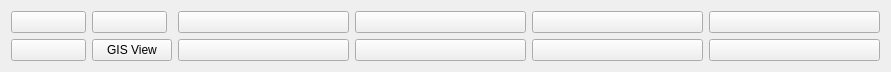
  <widget class="QWidget" name="layoutWidget_3">
   <property name="geometry">
    <rect>
     <x>10</x>
     <y>120</y>
     <width>891</width>
     <height>67</height>
    </rect>
   </property>
   <property name="locale">
    <locale language="English" country="UnitedKingdom"/>
   </property>
   <layout class="QGridLayout" name="gridLayout_3">
    <item row="0" column="7">
     <widget class="QPushButton" name="pushButton_save_2">
      <property name="font">
       <font>
        <pointsize>9</pointsize>
       </font>
      </property>
      <property name="toolTip">
       <string>Save</string>
      </property>
      <property name="locale">
       <locale language="English" country="UnitedKingdom"/>
      </property>
      <property name="text">
       <string/>
      </property>
      <property name="icon">
       <iconset resource="../../../HFF/resources/resources.qrc">
        <normaloff>:/icons/b_save.png</normaloff>:/icons/b_save.png</iconset>
      </property>
      <property name="autoDefault">
       <bool>false</bool>
      </property>
     </widget>
    </item>
    <item row="0" column="6">
     <widget class="QPushButton" name="pushButton_new_rec_2">
      <property name="font">
       <font>
        <pointsize>9</pointsize>
       </font>
      </property>
      <property name="toolTip">
       <string>New record</string>
      </property>
      <property name="locale">
       <locale language="English" country="UnitedKingdom"/>
      </property>
      <property name="text">
       <string/>
      </property>
      <property name="icon">
       <iconset resource="../../../HFF/resources/resources.qrc">
        <normaloff>:/icons/newrec.png</normaloff>:/icons/newrec.png</iconset>
      </property>
     </widget>
    </item>
    <item row="0" column="5">
     <widget class="QPushButton" name="pushButton_last_rec_2">
      <property name="toolTip">
       <string>Last rec</string>
      </property>
      <property name="locale">
       <locale language="English" country="UnitedKingdom"/>
      </property>
      <property name="text">
       <string/>
      </property>
      <property name="icon">
       <iconset resource="../../../HFF/resources/resources.qrc">
        <normaloff>:/icons/7_rightArrows.png</normaloff>:/icons/7_rightArrows.png</iconset>
      </property>
     </widget>
    </item>
    <item row="1" column="5">
     <widget class="QPushButton" name="pushButton_search_go_2">
      <property name="font">
       <font>
        <pointsize>9</pointsize>
       </font>
      </property>
      <property name="toolTip">
       <string>search !!!</string>
      </property>
      <property name="locale">
       <locale language="English" country="UnitedKingdom"/>
      </property>
      <property name="text">
       <string/>
      </property>
      <property name="icon">
       <iconset resource="../../../HFF/resources/resources.qrc">
        <normaloff>:/icons/search.png</normaloff>:/icons/search.png</iconset>
      </property>
     </widget>
    </item>
    <item row="1" column="6">
     <widget class="QPushButton" name="pushButton_sort_2">
      <property name="font">
       <font>
        <pointsize>9</pointsize>
       </font>
      </property>
      <property name="toolTip">
       <string>Order by</string>
      </property>
      <property name="locale">
       <locale language="English" country="UnitedKingdom"/>
      </property>
      <property name="text">
       <string/>
      </property>
      <property name="icon">
       <iconset resource="../../../HFF/resources/resources.qrc">
        <normaloff>:/icons/sort.png</normaloff>:/icons/sort.png</iconset>
      </property>
     </widget>
    </item>
    <item row="1" column="7">
     <widget class="QPushButton" name="pushButton_view_all_2">
      <property name="font">
       <font>
        <pointsize>9</pointsize>
       </font>
      </property>
      <property name="toolTip">
       <string>View alls records</string>
      </property>
      <property name="locale">
       <locale language="English" country="UnitedKingdom"/>
      </property>
      <property name="text">
       <string/>
      </property>
      <property name="icon">
       <iconset resource="../../../HFF/resources/resources.qrc">
        <normaloff>:/icons/view_all.png</normaloff>:/icons/view_all.png</iconset>
      </property>
     </widget>
    </item>
    <item row="1" column="4">
     <widget class="QPushButton" name="pushButton_new_search_2">
      <property name="font">
       <font>
        <pointsize>9</pointsize>
       </font>
      </property>
      <property name="toolTip">
       <string>new search</string>
      </property>
      <property name="locale">
       <locale language="English" country="UnitedKingdom"/>
      </property>
      <property name="text">
       <string/>
      </property>
      <property name="icon">
       <iconset resource="../../../HFF/resources/resources.qrc">
        <normaloff>:/icons/new_search.png</normaloff>:/icons/new_search.png</iconset>
      </property>
     </widget>
    </item>
    <item row="1" column="2">
     <widget class="QPushButton" name="pushButton_delete_2">
      <property name="maximumSize">
       <size>
        <width>75</width>
        <height>16777215</height>
       </size>
      </property>
      <property name="font">
       <font>
        <pointsize>9</pointsize>
       </font>
      </property>
      <property name="toolTip">
       <string>Delete record</string>
      </property>
      <property name="locale">
       <locale language="English" country="UnitedKingdom"/>
      </property>
      <property name="text">
       <string/>
      </property>
      <property name="icon">
       <iconset resource="../../../HFF/resources/resources.qrc">
        <normaloff>:/icons/delete.png</normaloff>:/icons/delete.png</iconset>
      </property>
     </widget>
    </item>
    <item row="0" column="2">
     <widget class="QPushButton" name="pushButton_first_rec_2">
      <property name="toolTip">
       <string>First rec</string>
      </property>
      <property name="locale">
       <locale language="English" country="UnitedKingdom"/>
      </property>
      <property name="text">
       <string/>
      </property>
      <property name="icon">
       <iconset resource="../../../HFF/resources/resources.qrc">
        <normaloff>:/icons/5_leftArrows.png</normaloff>:/icons/5_leftArrows.png</iconset>
      </property>
     </widget>
    </item>
    <item row="0" column="3">
     <widget class="QPushButton" name="pushButton_prev_rec_2">
      <property name="maximumSize">
       <size>
        <width>75</width>
        <height>16777215</height>
       </size>
      </property>
      <property name="toolTip">
       <string>Prev rec</string>
      </property>
      <property name="locale">
       <locale language="English" country="UnitedKingdom"/>
      </property>
      <property name="text">
       <string/>
      </property>
      <property name="icon">
       <iconset resource="../../../HFF/resources/resources.qrc">
        <normaloff>:/icons/4_leftArrow.png</normaloff>:/icons/4_leftArrow.png</iconset>
      </property>
     </widget>
    </item>
    <item row="0" column="4">
     <widget class="QPushButton" name="pushButton_next_rec_2">
      <property name="toolTip">
       <string>Next rec</string>
      </property>
      <property name="locale">
       <locale language="English" country="UnitedKingdom"/>
      </property>
      <property name="text">
       <string/>
      </property>
      <property name="icon">
       <iconset resource="../../../../../../../../../../../versioni pyarchinit/pyarchinit_oman/modules/gui/resources.qrc">
        <normaloff>:/images/6_rightArrow.png</normaloff>
        <normalon>:/icons/6_rightArrow.png</normalon>:/images/6_rightArrow.png</iconset>
      </property>
     </widget>
    </item>
    <item row="1" column="3">
     <widget class="QPushButton" name="toolButtonGis">
      <property name="text">
       <string>GIS View</string>
      </property>
      <property name="checkable">
       <bool>true</bool>
      </property>
      <property name="checked">
       <bool>false</bool>
      </property>
     </widget>
    </item>
   </layout>
  </widget>
